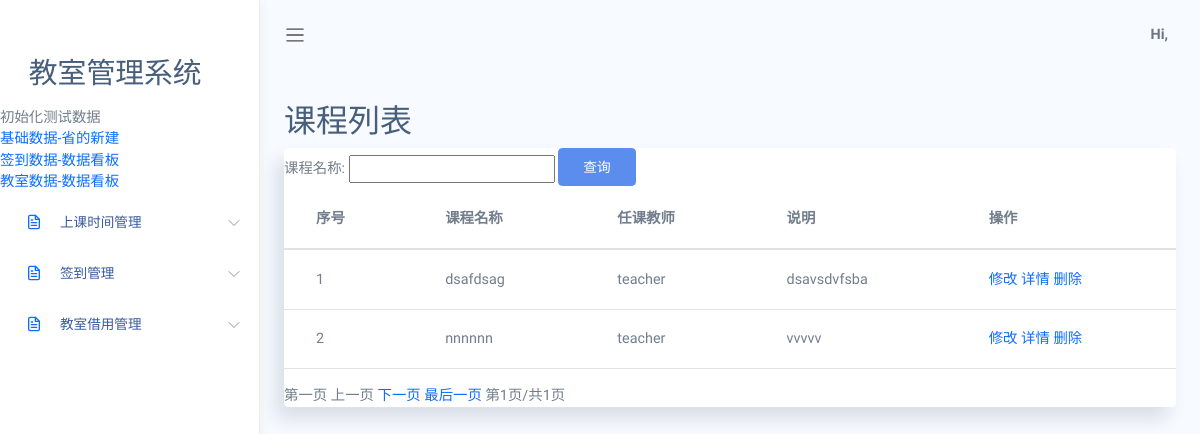
The app's page /kecheng/kechenglist, older data.
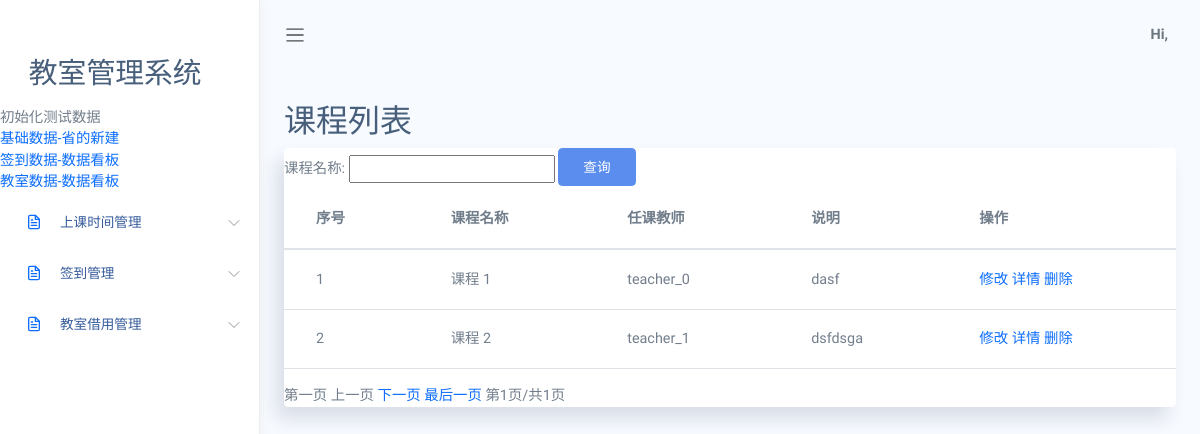
The same page, newer data.
### app/models.py (models this page shows)
class kecheng(models.Model):
    kcmc=models.CharField(max_length=40)#课程名称
    rkjs=models.CharField(max_length=40)#任课教师
    sm=models.CharField(max_length=400)#说明

### app/views.py (the view)
# urls.py: path('kecheng/kechenglist', views.kechenglist),
def kechenglist(request):
    print(request.method)
    global list
    if request.method == 'GET':
        kcmc= request.GET.get('kcmc')#课程名称
        if not kcmc:
            kcmc = ""
        print(kcmc)
        list = models.kecheng.objects.filter(kcmc__icontains=kcmc).all()  # 获取kecheng表所有的数据
    return render(request, "kecheng/kechenglist.html", {'list': list})

### app/templates/kecheng/kechenglist.html (shortened to what this page needs)
<!DOCTYPE html>
<html lang="en">
<head>
    <link rel="stylesheet" href="/static/assets/css/bootstrap.css">
<link rel="stylesheet" href="/static/assets/vendors/simple-datatables/style.css">
    <link rel="stylesheet" href="/static/assets/vendors/perfect-scrollbar/perfect-scrollbar.css">
    <link rel="stylesheet" href="/static/assets/css/app.css">
</head>
<body>
    <div id="app">
        <div id="sidebar" class='active'>
            <div class="sidebar-wrapper active">
   {% include "../menu.html" %}
</div>
        </div>
        <div id="main">
    {% include "../header.html" %}
<div class="main-content container-fluid">
    <div class="page-title">
        <div class="row">
            <div class="col-12 col-md-6 order-md-1 order-last">
                <h3>课程列表</h3>
            </div>
        </div>
    </div>
    <section class="section">
        <div class="card">
	<form name="form" method="get" action="">
            <div class="card-responsive">
					课程名称:
                                  <input type="text" autocomplete="off" name="kcmc" value="" class="layui-input">
                                <button class="btn btn-primary mr-1 mb-1">查询</button>
               <table class="table"  id="table1">
              <thead>
                <tr>
				<th>序号</th>
						         <th >课程名称</th>
						         <th >任课教师</th>
						         <th >说明</th>
			 <th >操作</th>
                </tr>
              </thead>
            <TBODY id="table2">
					      {% for value in list %}
						<tr>
						<td>{{ forloop.counter}}</td>
					        <td  >{{ value.kcmc}}</td>
					        <td  >{{ value.rkjs}}</td>
					        <td  >{{ value.sm}}</td>
						<td >
                    <a href="/kecheng/kechengmodify?id={{ value.id }}">修改</a> <a href="/kecheng/kechengdetail?id={{ value.id }}">详情</a>
                    <a onClick="javascript:return confirm('您确定要删除吗？')" href="/kecheng/kechengdelete?id={{ value.id }}">删除</a>
						</td>
						</tr>
                    {% endfor %}
		    </TBODY>
            </table>
	    	 <span id="spanFirst">第一页</span> <span id="spanPre">上一页</span> <span id="spanNext">下一页</span> <span id="spanLast">最后一页</span> 第<span id="spanPageNum"></span>页/共<span id="spanTotalPage"></span>页
		</form>
            </div>
        </div>
</div>
        </div>
</body>
</html>

Row changes from the older to the newer data that the page shows:
changed kecheng: kcmc "dsafdsag" → "课程 1"; rkjs "teacher" → "teacher_0"; sm "dsavsdvfsba" → "dasf"
changed kecheng: kcmc "nnnnnn" → "课程 2"; rkjs "teacher" → "teacher_1"; sm "vvvvv" → "dsfdsga"
